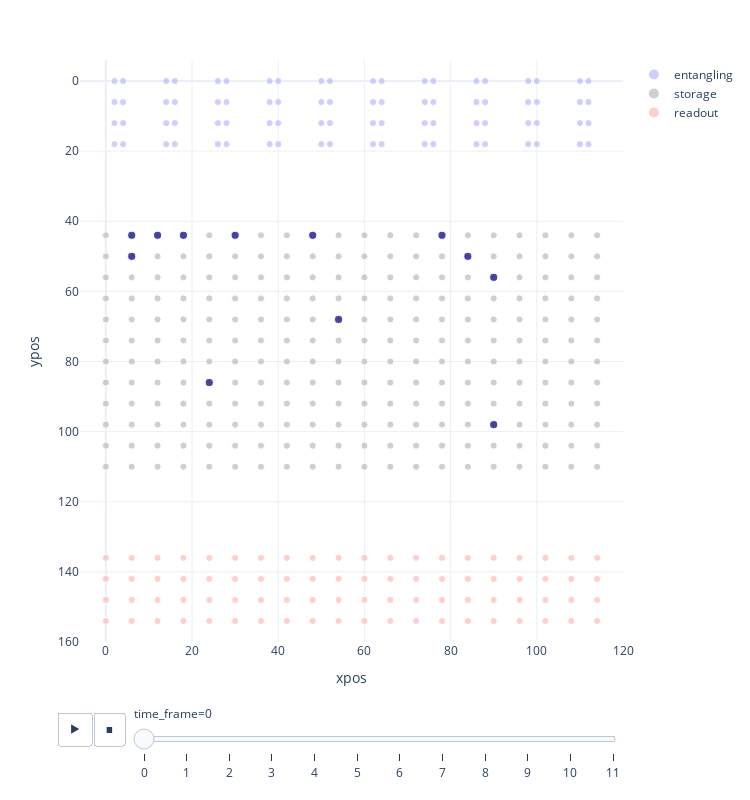

This figure's notebook cell:
### Code cell
# Here, we combine the two figures above into one figure
# [SPOILER]: The following is very hacky, be warned!
# For an explanation: in principle two figures can be combined by invoking the method `add_traces` on one graphic and
# passing the content of the `.data` attribute of the other figure. However, in this case this results in either having
# the grid in the foreground or loosing the animation capability. Hence, we convert both figures to python dictionaries
# (to bypass integrity checks of the python objects).
#   1. We add the layers (one for every zone) showing the grid BEFORE the animation layer (`add_traces` would append them
#      to the end), and
#   2. Add three empty layers to each frame such that the atom layer is always the fourth one.
fig_dict = atoms.to_dict()
fig_dict["data"] = sites.to_dict()["data"] + fig_dict["data"]
for frame in fig_dict["frames"]:
    frame["data"] = [{},{},{},frame["data"][0]]
# Read-in the dictionary and display figure
fig = go.Figure(fig_dict)
fig.show()

### Figure 1 — Plotly figure (JSON) as saved in the notebook; plotly's stock layout.template omitted (floating-point values rounded to 4 significant figures; data arrays with more than 128 entries replaced by an {"elided": "..."} marker saying what was removed)
{"data": [{"hovertemplate": "zone=entangling<br>xpos=%{x}<br>ypos=%{y}<br>size=%{marker.size}<extra></extra>", "legendgroup": "entangling", "marker": {"color": "#bbf", "size": [1, 1, 1, 1, 1, 1, 1, 1, 1, 1, 1, 1, 1, 1, 1, 1, 1, 1, 1, 1, 1, 1, 1, 1, 1, 1, 1, 1, 1, 1, 1, 1, 1, 1, 1, 1, 1, 1, 1, 1, 1, 1, 1, 1, 1, 1, 1, 1, 1, 1, 1, 1, 1, 1, 1, 1, 1, 1, 1, 1, 1, 1, 1, 1, 1, 1, 1, 1, 1, 1, 1, 1, 1, 1, 1, 1, 1, 1, 1, 1], "sizemode": "area", "sizeref": 0.04, "symbol": "circle"}, "mode": "markers", "name": "entangling", "orientation": "v", "showlegend": true, "type": "scatter", "x": [2, 4, 14, 16, 26, 28, 38, 40, 50, 52, 62, 64, 74, 76, 86, 88, 98, 100, 110, 112, 2, 4, 14, 16, 26, 28, 38, 40, 50, 52, 62, 64, 74, 76, 86, 88, 98, 100, 110, 112, 2, 4, 14, 16, 26, 28, 38, 40, 50, 52, 62, 64, 74, 76, 86, 88, 98, 100, 110, 112, 2, 4, 14, 16, 26, 28, 38, 40, 50, 52, 62, 64, 74, 76, 86, 88, 98, 100, 110, 112], "xaxis": "x", "y": [0, 0, 0, 0, 0, 0, 0, 0, 0, 0, 0, 0, 0, 0, 0, 0, 0, 0, 0, 0, 6, 6, 6, 6, 6, 6, 6, 6, 6, 6, 6, 6, 6, 6, 6, 6, 6, 6, 6, 6, 12, 12, 12, 12, 12, 12, 12, 12, 12, 12, 12, 12, 12, 12, 12, 12, 12, 12, 12, 12, 18, 18, 18, 18, 18, 18, 18, 18, 18, 18, 18, 18, 18, 18, 18, 18, 18, 18, 18, 18], "yaxis": "y"}, {"hovertemplate": "zone=storage<br>xpos=%{x}<br>ypos=%{y}<br>size=%{marker.size}<extra></extra>", "legendgroup": "storage", "marker": {"color": "#bbb", "size": {"elided": "240 int values"}, "sizemode": "area", "sizeref": 0.04, "symbol": "circle"}, "mode": "markers", "name": "storage", "orientation": "v", "showlegend": true, "type": "scatter", "x": {"elided": "240 int values"}, "xaxis": "x", "y": {"elided": "240 int values"}, "yaxis": "y"}, {"hovertemplate": "zone=readout<br>xpos=%{x}<br>ypos=%{y}<br>size=%{marker.size}<extra></extra>", "legendgroup": "readout", "marker": {"color": "#fbb", "size": [1, 1, 1, 1, 1, 1, 1, 1, 1, 1, 1, 1, 1, 1, 1, 1, 1, 1, 1, 1, 1, 1, 1, 1, 1, 1, 1, 1, 1, 1, 1, 1, 1, 1, 1, 1, 1, 1, 1, 1, 1, 1, 1, 1, 1, 1, 1, 1, 1, 1, 1, 1, 1, 1, 1, 1, 1, 1, 1, 1, 1, 1, 1, 1, 1, 1, 1, 1, 1, 1, 1, 1, 1, 1, 1, 1, 1, 1, 1, 1], "sizemode": "area", "sizeref": 0.04, "symbol": "circle"}, "mode": "markers", "name": "readout", "orientation": "v", "showlegend": true, "type": "scatter", "x": [0, 6, 12, 18, 24, 30, 36, 42, 48, 54, 60, 66, 72, 78, 84, 90, 96, 102, 108, 114, 0, 6, 12, 18, 24, 30, 36, 42, 48, 54, 60, 66, 72, 78, 84, 90, 96, 102, 108, 114, 0, 6, 12, 18, 24, 30, 36, 42, 48, 54, 60, 66, 72, 78, 84, 90, 96, 102, 108, 114, 0, 6, 12, 18, 24, 30, 36, 42, 48, 54, 60, 66, 72, 78, 84, 90, 96, 102, 108, 114], "xaxis": "x", "y": [136, 136, 136, 136, 136, 136, 136, 136, 136, 136, 136, 136, 136, 136, 136, 136, 136, 136, 136, 136, 142, 142, 142, 142, 142, 142, 142, 142, 142, 142, 142, 142, 142, 142, 142, 142, 142, 142, 142, 142, 148, 148, 148, 148, 148, 148, 148, 148, 148, 148, 148, 148, 148, 148, 148, 148, 148, 148, 148, 148, 154, 154, 154, 154, 154, 154, 154, 154, 154, 154, 154, 154, 154, 154, 154, 154, 154, 154, 154, 154], "yaxis": "y"}, {"hovertemplate": "<b>%{hovertext}</b><br><br>time_frame=0<br>xpos=%{x}<br>ypos=%{y}<br>size=%{marker.size}<br>gate=%{marker.color}<extra></extra>", "hovertext": [0, 1, 2, 3, 4, 5, 6, 7, 8, 9, 10, 11], "ids": [0, 1, 2, 3, 4, 5, 6, 7, 8, 9, 10, 11], "legendgroup": "", "marker": {"color": [1, 1, 1, 1, 1, 1, 1, 1, 1, 1, 1, 1], "coloraxis": "coloraxis", "size": [1, 1, 1, 1, 1, 1, 1, 1, 1, 1, 1, 1], "sizemode": "area", "sizeref": 0.03, "symbol": "circle"}, "mode": "markers", "name": "", "orientation": "v", "showlegend": false, "type": "scatter", "x": [6, 12, 18, 30, 48, 78, 6, 84, 90, 54, 24, 90], "xaxis": "x", "y": [44, 44, 44, 44, 44, 44, 50, 50, 56, 68, 86, 98], "yaxis": "y"}], "layout": {"coloraxis": {"cmax": 4, "cmin": 1, "colorbar": {"title": {"text": "gate"}}, "colorscale": [[0, "#0d0887"], [0.1111, "#46039f"], [0.2222, "#7201a8"], [0.3333, "#9c179e"], [0.4444, "#bd3786"], [0.5556, "#d8576b"], [0.6667, "#ed7953"], [0.7778, "#fb9f3a"], [0.8889, "#fdca26"], [1, "#f0f921"]], "showscale": false}, "height": 800, "legend": {"itemsizing": "constant", "tracegroupgap": 0}, "margin": {"t": 60}, "sliders": [{"active": 0, "currentvalue": {"prefix": "time_frame="}, "len": 0.9, "pad": {"b": 10, "t": 60}, "steps": [{"args": [["0"], {"frame": {"duration": 0, "redraw": false}, "fromcurrent": true, "mode": "immediate", "transition": {"duration": 0, "easing": "linear"}}], "label": "0", "method": "animate"}, {"args": [["1"], {"frame": {"duration": 0, "redraw": false}, "fromcurrent": true, "mode": "immediate", "transition": {"duration": 0, "easing": "linear"}}], "label": "1", "method": "animate"}, {"args": [["2"], {"frame": {"duration": 0, "redraw": false}, "fromcurrent": true, "mode": "immediate", "transition": {"duration": 0, "easing": "linear"}}], "label": "2", "method": "animate"}, {"args": [["3"], {"frame": {"duration": 0, "redraw": false}, "fromcurrent": true, "mode": "immediate", "transition": {"duration": 0, "easing": "linear"}}], "label": "3", "method": "animate"}, {"args": [["4"], {"frame": {"duration": 0, "redraw": false}, "fromcurrent": true, "mode": "immediate", "transition": {"duration": 0, "easing": "linear"}}], "label": "4", "method": "animate"}, {"args": [["5"], {"frame": {"duration": 0, "redraw": false}, "fromcurrent": true, "mode": "immediate", "transition": {"duration": 0, "easing": "linear"}}], "label": "5", "method": "animate"}, {"args": [["6"], {"frame": {"duration": 0, "redraw": false}, "fromcurrent": true, "mode": "immediate", "transition": {"duration": 0, "easing": "linear"}}], "label": "6", "method": "animate"}, {"args": [["7"], {"frame": {"duration": 0, "redraw": false}, "fromcurrent": true, "mode": "immediate", "transition": {"duration": 0, "easing": "linear"}}], "label": "7", "method": "animate"}, {"args": [["8"], {"frame": {"duration": 0, "redraw": false}, "fromcurrent": true, "mode": "immediate", "transition": {"duration": 0, "easing": "linear"}}], "label": "8", "method": "animate"}, {"args": [["9"], {"frame": {"duration": 0, "redraw": false}, "fromcurrent": true, "mode": "immediate", "transition": {"duration": 0, "easing": "linear"}}], "label": "9", "method": "animate"}, {"args": [["10"], {"frame": {"duration": 0, "redraw": false}, "fromcurrent": true, "mode": "immediate", "transition": {"duration": 0, "easing": "linear"}}], "label": "10", "method": "animate"}, {"args": [["11"], {"frame": {"duration": 0, "redraw": false}, "fromcurrent": true, "mode": "immediate", "transition": {"duration": 0, "easing": "linear"}}], "label": "11", "method": "animate"}], "x": 0.1, "xanchor": "left", "y": 0, "yanchor": "top"}], "updatemenus": [{"buttons": [{"args": [null, {"frame": {"duration": 1000, "redraw": false}, "fromcurrent": true, "mode": "immediate", "transition": {"duration": 500, "easing": "linear"}}], "label": "&#9654;", "method": "animate"}, {"args": [[null], {"frame": {"duration": 0, "redraw": false}, "fromcurrent": true, "mode": "immediate", "transition": {"duration": 0, "easing": "linear"}}], "label": "&#9724;", "method": "animate"}], "direction": "left", "pad": {"r": 10, "t": 70}, "showactive": false, "type": "buttons", "x": 0.1, "xanchor": "right", "y": 0, "yanchor": "top"}], "width": 750, "xaxis": {"anchor": "y", "domain": [0, 1], "range": [-6, 120], "title": {"text": "xpos"}}, "yaxis": {"anchor": "x", "domain": [0, 1], "range": [160, -6], "title": {"text": "ypos"}}}}
